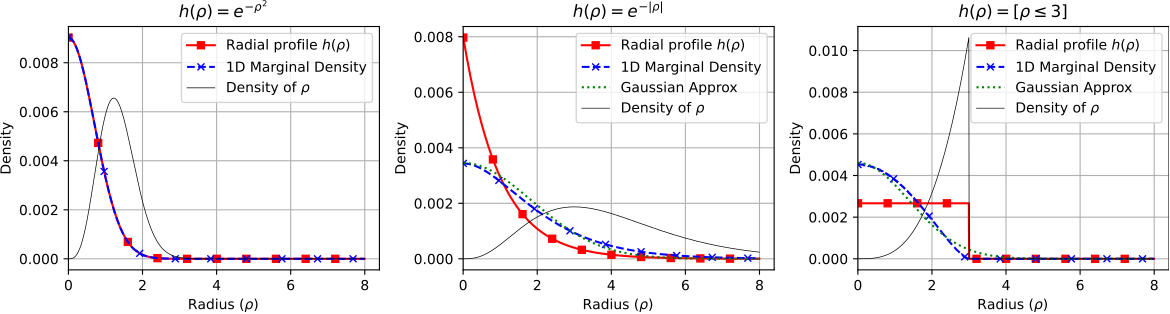

The Python source for this figure:
# %%
# prompt: Given a 1D function $h(r)$, compute: integral of $h(\|x\|)$ over R^d using a finite sum over the radius $r$ and the analytical formula for the hyper-area of d-1 dimensional sphere 
from .spherical_density import *

# %%
import matplotlib.pyplot as plt
def h1(r):
   return np.exp(-r**2)

def h2(r):
  return np.exp(-np.abs(r))

def h3(r):
  return r<=3

d = 4
r_min = 0
r_max = 8
num_bins = 1000

# %%
fig, axes = plt.subplots(1, 3, figsize=(12, 3.5)) # Create a figure with two subplots

plabels = ['$h(\rho) = e^{-\rho^2}$', '$h(\rho) = e^{-|\rho|}$', '$h(\rho) = [\rho{\leq}3]$']

for i, h in enumerate([h1, h2, h3]):
  r, m = spherical_1D_marginal(h, d, r_min, r_max, num_bins)
  r, p = spherical_1D_ray(h, d, r_min, r_max, num_bins)
  fg = fit_gaussian_density(r, m)
  q  = density_of_r(h,r,d)
  ax = axes[i] # Select the current axis
  # ax.plot(r, p, '-r', label='Radial profile ' + plabels[i])
  me = 100
  ms = 5
  ax.plot(r, p, '-rs', label='Radial profile $h(\rho)$', markevery = me, markersize=ms)
  ax.plot(r, m, '--bx', label='1D Marginal Density', markevery = me + 20, markersize=ms)
  if i >0:
    ax.plot(r, fg, ':g', label='Gaussian Approx', markevery = me + 30, markersize=ms)

  ax.plot(r, q, '-k', label='Density of $\rho$', markevery = me + 40, markersize=ms, linewidth=0.5)
  # ax.set_yscale('log')
  ax.set_xlabel('Radius (\rho)')
  ax.set_ylabel('Density')
  ax.set_title(plabels[i]) # Add a specific title for each plot
  ax.legend()
  ax.grid(True)
  ax.set_xlim(left=0)

# # Get the y-axis limits from the first plot
# y_min, y_max = axes[0].get_ylim()
# # Align the y-axis limits of the other plots to the first plot
# for i in range(1, 3):
#     axes[i].set_ylim(y_min, y_max)


plt.tight_layout() # Adjust layout to prevent overlap

plt.savefig('spherical-marg.pdf', bbox_inches='tight', pad_inches=0.0)

plt.show()
# %%
